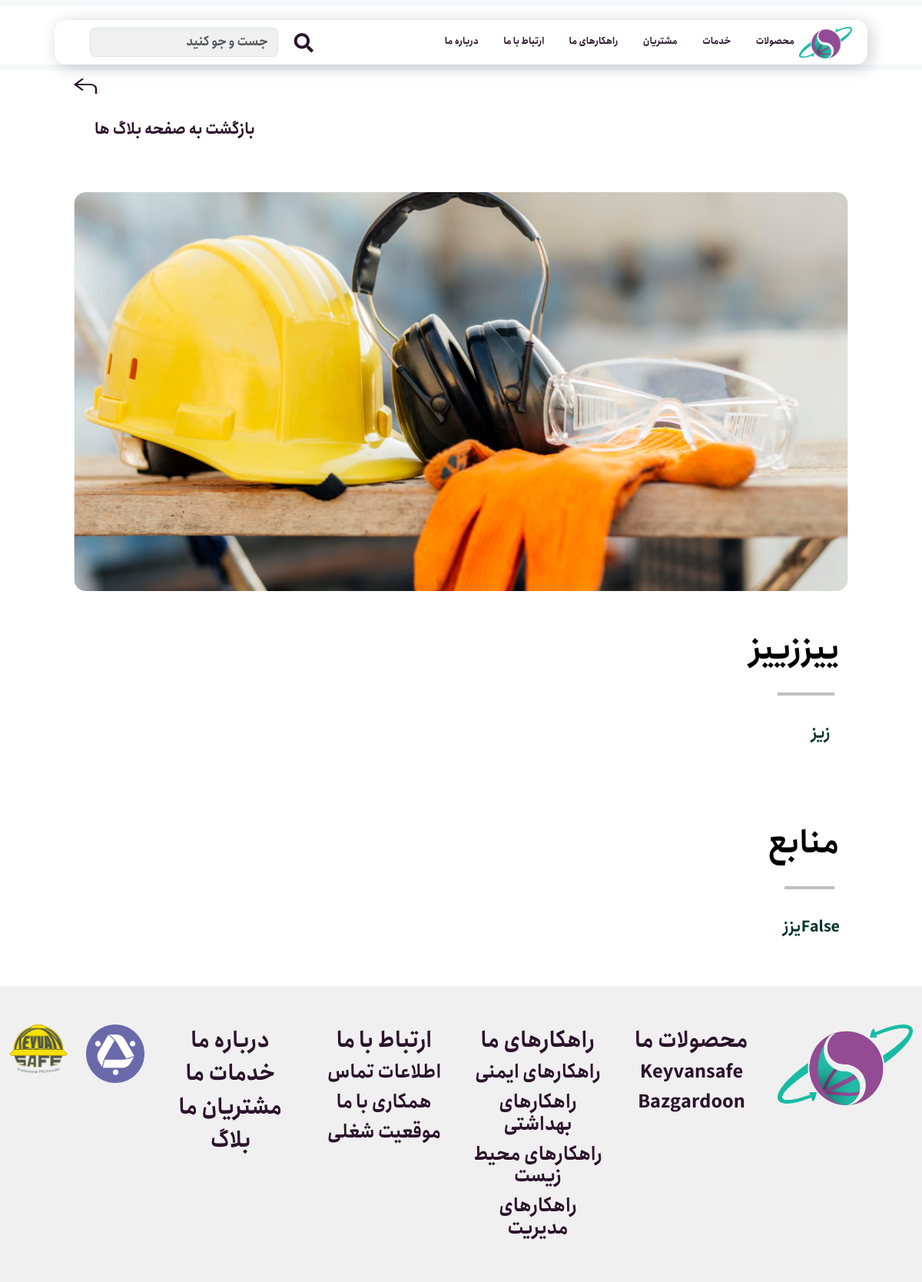
The app's page /articledetail/ییززییز with its own data.
### services/models.py (models this page shows, shortened)
class Article(models.Model):
    title = models.CharField(null=False, blank=False, max_length=100, verbose_name='عنوان')
    description = models.TextField(null=False, blank=False, verbose_name='توضیحات')
    reference = models.TextField(default=False ,null=False, blank=False, verbose_name='منابع')
    image = models.ImageField(null=False, blank=False, verbose_name='عکس')
    publish = models.DateTimeField(default=timezone.now, verbose_name='تاریخ انتشار')
    update = models.DateTimeField(auto_now=True, verbose_name='تاریخ بروزسانی')
    slug = models.SlugField(blank=True, unique=True)
    class Meta:
        ordering = ('-update', '-publish')
        verbose_name = 'مقاله'
        verbose_name_plural = 'مقالات'

### services/views.py (the view)
class ArticleDetailView(DetailView):
    template_name = 'services/blog_detail.html'
    model = Article

### services/templates/services/blog_detail.html (shortened to what this page needs)
{% extends 'base.html' %}
{% load static %}
{% block contant %}
    <section class="back-to-blog">
      <div class="blog-detail-container">
        <div class="row">
          <div class="col-lg-12">
            <a href="{% url 'services:article_list' %}">
              <img src="{% static 'images/back.png' %}" alt="عکس" />
            </a>
          </div>
        </div>
      </div>
      <div class="blog-detail-container">
        <div class="row">
          <div class="col-lg-1"></div>
          <div class="col-lg-10 upload-text">
            <div class="title-box">
              <a class="back-text" href="{% url 'services:article_list' %}">
                <h2 class="title">بازگشت به صفحه بلاگ ها</h2>
              </a>
            </div>
          </div>
        </div>
      </div>
    </section>
    <div class="blog-detail-container">
      <div class="row">
        <div class="image col-lg-12">
          <img src="{{ article.image.url }}" alt="عکس" />
        </div>
      </div>
    </div>
    <div class="blog-detail-container">
      <div class="row align-items-start">
        <div class="right-side col-lg-12">
          <div class="title-box">
            <h2 class="title">{{ article.title }}</h2>
          </div>
          <hr class="blog-divider" />
          <div class="text-box">
            <p>
              {{ article.description }}
            </p>
          </div>
        </div>
      </div>
    </div>
    <div class="blog-detail-container">
      <div class="row align-items-start">
        <div class="right-side col-lg-12">
          <div class="title-box">
            <h2 class="title">منابع</h2>
          </div>
          <hr class="blog-divider" />
          <div class="row">
            <div class="text-box col-lg-5">
              <p>
                {{ article.reference }}
              </p>
            </div>
            <div class="col-lg-7"></div>
          </div>
        </div>
      </div>
    </div>
   {% endblock %}

### static/css/styles.css (style rules this page uses)
.body { font-family: "font1"; overflow-x: hidden; }
h2 { text-align: right; padding: 20px; padding-right: 0; margin-right: 20px; padding-bottom: 0; }
.upload-text .title-box h2 { padding: 0; margin: 1rem 0; }
.back-to-blog { direction: ltr; padding-top: 5rem; }
.back-text { text-decoration: none; color: #2b132b; }
.blog-detail-container { display: flex; align-items: center; padding: 8%; padding-top: 20px; padding-bottom: 10px; }
.blog-detail-container .right-side { flex: 1; padding-right: 0px; padding-left: 0px; }
.blog-detail-container .title-box { color: #000000; padding: 3px; border-radius: 5px; margin-bottom: 20px; }
.blog-detail-container .title-box .title { text-align: right; font-size: 40px; }
.blog-detail-container .text-box { text-align: right; color: #07362f; padding: 35px; border-radius: 10px; font-size: 20px; }
.blog-detail-container .text-box p { text-align: justify; }
.blog-detail-container .image img { max-width: 100%; height: auto; }
.blog-detail-container .upload-text h2 { padding: 0; margin: 1rem 0; }
.blog-detail-container .upload-text .title { margin-top: 0px; text-align: center; font-size: 20px; }
.blog-divider { width: 45%; border: 2px solid rgb(3, 3, 3); clear: both; margin: 0 auto; margin-right: 30px; }

### records on screen
Article: image (picture), title "ییززییز", description "زیز", reference "Falseیزز"
